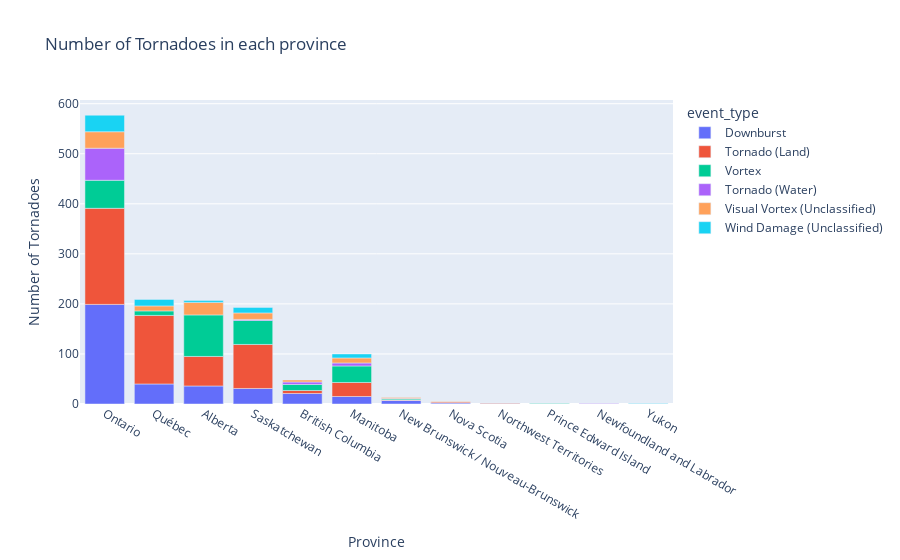

Notebook source saved alongside this figure:
### Markdown cell above
The final visualization we created is a graph of the number of tornados in each province. The graphic is stacked by type, each type of tornado is represented by a different color. 

The Northern Tornados Project defines each type of Tornado like this.

- Tornado (Over Land) includes tornados that occur over land at any point during their lifetime.

- Tornado (Over Water) includes tornados that occur entirely over water during their lifetime.
 
- Downburst includes microbursts, defined as downbursts with a maximum diameter of 4 km or less.

- Non-Tornadic Vortex includes VFCAs (vortex-funnel clouds aloft), sub-tornadic vortices, gustnadoes, and dust devils.

- Unclassified Wind Damage is assigned if there is not enough evidence to classify the cause of wind damage as either a tornado or a downburst, and additional evidence is not expected

- Unclassified Visual Vortex is assigned if there is not enough evidence to classify a reported vortex as either a tornado or a non-tornadic vortex, and additional evidence is not expected

### Code cell
by_province = dataset.groupby(['Province','event_type'])['Year'].count().reset_index(name='Number of Tornados')
by_province.sort_values('Number of Tornados',ascending=False,inplace=True)
px.bar(by_province,x='Province',y='Number of Tornados',color='event_type',title='Number of Tornados in each province')

### Figure 1 — Plotly figure (JSON) as saved in the notebook; plotly's stock layout.template omitted (floating-point values rounded to 4 significant figures)
{"data": [{"alignmentgroup": "True", "hovertemplate": "event_type=Downburst<br>Province=%{x}<br>Number of Tornadoes=%{y}<extra></extra>", "legendgroup": "Downburst", "marker": {"color": "#636efa", "pattern": {"shape": ""}}, "name": "Downburst", "offsetgroup": "Downburst", "orientation": "v", "showlegend": true, "textposition": "auto", "type": "bar", "x": ["Ontario", "Québec", "Alberta", "Saskatchewan", "British Columbia", "Manitoba", "New Brunswick / Nouveau-Brunswick", "Nova Scotia", "Northwest Territories"], "xaxis": "x", "y": [199, 40, 36, 31, 21, 15, 7, 2, 1], "yaxis": "y"}, {"alignmentgroup": "True", "hovertemplate": "event_type=Tornado (Land)<br>Province=%{x}<br>Number of Tornadoes=%{y}<extra></extra>", "legendgroup": "Tornado (Land)", "marker": {"color": "#EF553B", "pattern": {"shape": ""}}, "name": "Tornado (Land)", "offsetgroup": "Tornado (Land)", "orientation": "v", "showlegend": true, "textposition": "auto", "type": "bar", "x": ["Ontario", "Québec", "Saskatchewan", "Alberta", "Manitoba", "British Columbia", "Nova Scotia", "Northwest Territories", "New Brunswick / Nouveau-Brunswick"], "xaxis": "x", "y": [192, 137, 88, 59, 28, 6, 2, 1, 1], "yaxis": "y"}, {"alignmentgroup": "True", "hovertemplate": "event_type=Vortex<br>Province=%{x}<br>Number of Tornadoes=%{y}<extra></extra>", "legendgroup": "Vortex", "marker": {"color": "#00cc96", "pattern": {"shape": ""}}, "name": "Vortex", "offsetgroup": "Vortex", "orientation": "v", "showlegend": true, "textposition": "auto", "type": "bar", "x": ["Alberta", "Ontario", "Saskatchewan", "Manitoba", "British Columbia", "Québec", "New Brunswick / Nouveau-Brunswick", "Prince Edward Island"], "xaxis": "x", "y": [83, 56, 48, 33, 12, 9, 2, 1], "yaxis": "y"}, {"alignmentgroup": "True", "hovertemplate": "event_type=Tornado (Water)<br>Province=%{x}<br>Number of Tornadoes=%{y}<extra></extra>", "legendgroup": "Tornado (Water)", "marker": {"color": "#ab63fa", "pattern": {"shape": ""}}, "name": "Tornado (Water)", "offsetgroup": "Tornado (Water)", "orientation": "v", "showlegend": true, "textposition": "auto", "type": "bar", "x": ["Ontario", "Manitoba", "British Columbia", "Saskatchewan", "Newfoundland and Labrador", "New Brunswick / Nouveau-Brunswick"], "xaxis": "x", "y": [64, 6, 5, 2, 1, 1], "yaxis": "y"}, {"alignmentgroup": "True", "hovertemplate": "event_type=Visual Vortex (Unclassified)<br>Province=%{x}<br>Number of Tornadoes=%{y}<extra></extra>", "legendgroup": "Visual Vortex (Unclassified)", "marker": {"color": "#FFA15A", "pattern": {"shape": ""}}, "name": "Visual Vortex (Unclassified)", "offsetgroup": "Visual Vortex (Unclassified)", "orientation": "v", "showlegend": true, "textposition": "auto", "type": "bar", "x": ["Ontario", "Alberta", "Saskatchewan", "Manitoba", "Québec", "British Columbia", "New Brunswick / Nouveau-Brunswick", "Nova Scotia"], "xaxis": "x", "y": [33, 25, 13, 10, 10, 4, 2, 1], "yaxis": "y"}, {"alignmentgroup": "True", "hovertemplate": "event_type=Wind Damage (Unclassified)<br>Province=%{x}<br>Number of Tornadoes=%{y}<extra></extra>", "legendgroup": "Wind Damage (Unclassified)", "marker": {"color": "#19d3f3", "pattern": {"shape": ""}}, "name": "Wind Damage (Unclassified)", "offsetgroup": "Wind Damage (Unclassified)", "orientation": "v", "showlegend": true, "textposition": "auto", "type": "bar", "x": ["Ontario", "Québec", "Saskatchewan", "Manitoba", "Alberta", "Yukon"], "xaxis": "x", "y": [33, 13, 11, 8, 4, 1], "yaxis": "y"}], "layout": {"barmode": "relative", "legend": {"title": {"text": "event_type"}, "tracegroupgap": 0}, "title": {"text": "Number of Tornadoes in each province"}, "xaxis": {"anchor": "y", "domain": [0, 1], "title": {"text": "Province"}}, "yaxis": {"anchor": "x", "domain": [0, 1], "title": {"text": "Number of Tornadoes"}}}}
